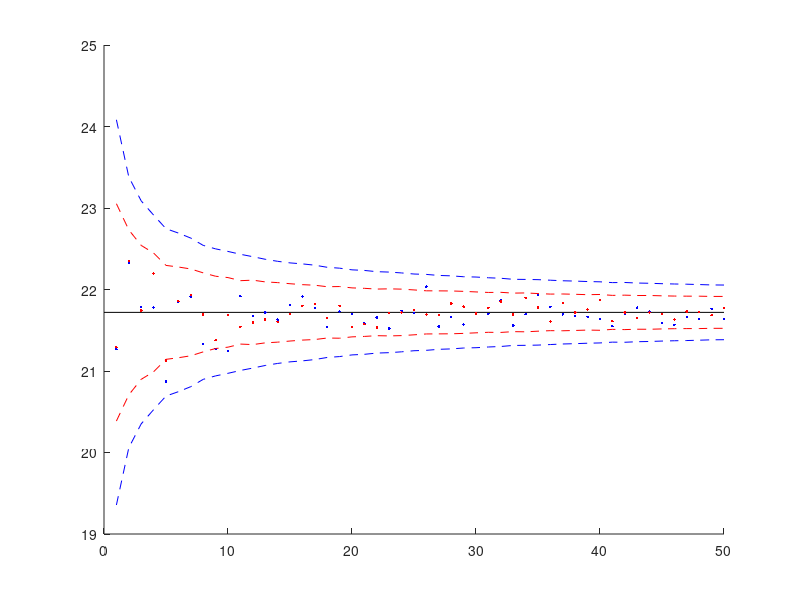

The MATLAB script that drew this image:
clear 
clc 
rng(0)

T = 2; 
S0 = 100; 
sigma = 0.2; 
r = 0.1; 
K = 100; 

d1 = (log(S0/K) + (r+0.5*sigma^2)*T)/(sigma*sqrt(T)); 
d2 = d1 - sigma*sqrt(T); 
BS = S0*normcdf(d1) - exp(-r*T)*K*normcdf(d2); 

mat = zeros(50,3); 
mat2 = zeros(50,3);
for idx = 1:50 
    n = 1000*idx; 
    Z = randn(n,1);
    ST = S0*exp((r-0.5*sigma^2)*T + sigma*sqrt(T).*Z); 
    fx = exp(-r*T)*max(ST-K ,0); 
    option_value = mean(fx); 
    option_confidence = 3*std(fx)/sqrt(n); 
    lower = BS - option_confidence; 
    upper = BS + option_confidence; 
    mat(idx,:) = [option_value lower upper];
    
    ST_minus = S0*exp((r-0.5*sigma^2)*T + sigma*sqrt(T).*(-Z(1:n/2)));
    fx_minus = exp(-r*T)*max(ST_minus-K ,0);
    fx_dash = exp(-r*T)*max(ST(1:n/2)-K ,0);
    option_value_anth = 0.5*(mean(fx_dash + fx_minus));
    anth_confidence = 1.5*std(fx_dash + fx_minus)/sqrt(n/2); 
    lower_anth = BS - anth_confidence; 
    upper_anth = BS + anth_confidence; 
    mat2(idx,:) = [option_value_anth lower_anth upper_anth]; 
end 

figure()
hold on 
plot([0 50], [BS BS],'k-')
plot(mat(:,1),'b.')
plot(mat(:,[2 3]),'b--')
plot(mat2(:,1),'r.')
plot(mat2(:,[2 3]),'r--')


hold off 